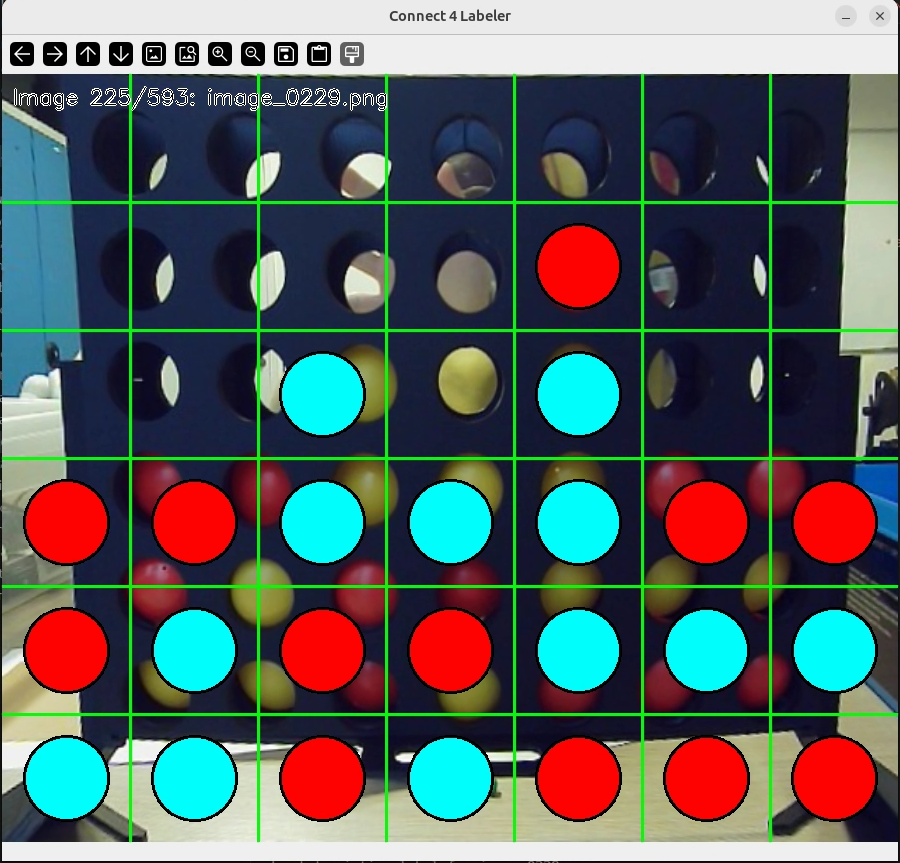
#> input picture tabeling.png, 900 x 863 px, given as the content of the folder data/images, which was not available
$ python automatic_label.py
#> lines starting #> are read from the running program, lines starting #| are printed output that depends on the picture; after the words box and inside, x2 and y2 are one past the last pixel; in counts of white or black regions, pixels touching at a corner belong together; pictures that were not available may be replaced by others from this repository, and a replacement may not be noted
import cv2
import numpy as np
import json
import os
from pathlib import Path
from datetime import datetime

# bad data:
# 80, 133, 149, 207, 308, 325, 337, 367, 388, 395, 444, 454

class Connect4Labeler:
    def __init__(self, images_dir="data/images", labels_path="data/labels.json"):
        self.images_dir = Path(images_dir)
        self.labels_path = Path(labels_path)
        self.grid = np.zeros((6, 7), dtype=int)  # 6 rows, 7 columns
        self.current_image = None
        self.current_image_name = None
        self.image_list = []
        self.current_index = 0
        self.labels_data = {}
        self.width_resize = 224
        self.height_resize = 192

        # Colors for visualization
        self.colors = {
            0: (200, 200, 200),  # Empty - light gray
            1: (0, 0, 255),      # Player 1 - red
            2: (255, 255, 0)     # Player 2 - cyan
        }

        # Load existing labels if they exist
        self.load_labels()

        # Get list of images
        self.load_image_list()
        # self.load_first_image_index()


    def load_labels(self):
        """Load existing labels from JSON file"""
        if self.labels_path.exists():
            with open(self.labels_path, 'r') as f:
#> (reads data/labels.json from the repository)
                self.labels_data = json.load(f)
            print(f"Loaded {len(self.labels_data)} existing labels")
        else:
            self.labels_data = {}

    def save_labels(self):
        """Save labels to JSON file"""
        self.labels_path.parent.mkdir(parents=True, exist_ok=True)
        with open(self.labels_path, 'w') as f:
            json.dump(self.labels_data, f, indent=2)
        print(f"Saved labels to {self.labels_path}")

    def load_image_list(self):
        """Get list of all images in the directory"""
        extensions = ['*.jpg', '*.jpeg', '*.png', '*.JPG', '*.JPEG', '*.PNG']
        for ext in extensions:
            self.image_list.extend(list(self.images_dir.glob(ext)))

        self.image_list.sort()
        print(f"Found {len(self.image_list)} images")

    def load_first_image_index(self):
        if not self.image_list:
            print("No images found!")
            return False
        if len(self.labels_data) > 0:
            self.current_index = len(self.labels_data) - 2
        print("[INFO]: First image not labelled found at index: ", self.current_index)

    def load_current_image(self):
        """Load the current image and its label if exists"""
        if not self.image_list:
            print("No images found!")
            return False

        image_path = self.image_list[self.current_index]
        self.current_image_name = image_path.name
        self.current_image = cv2.imread(str(image_path))
#> self.current_image is the input picture: shape (863, 900, 3); mean B, G, R 93.8, 95.5, 85.8

        if self.current_image is None:
            print(f"Error loading image: {image_path}")
            return False

        # Resize to 224×192 (width × height)
        self.current_image = cv2.resize(self.current_image, (4 * self.width_resize, 4 * self.height_resize ))
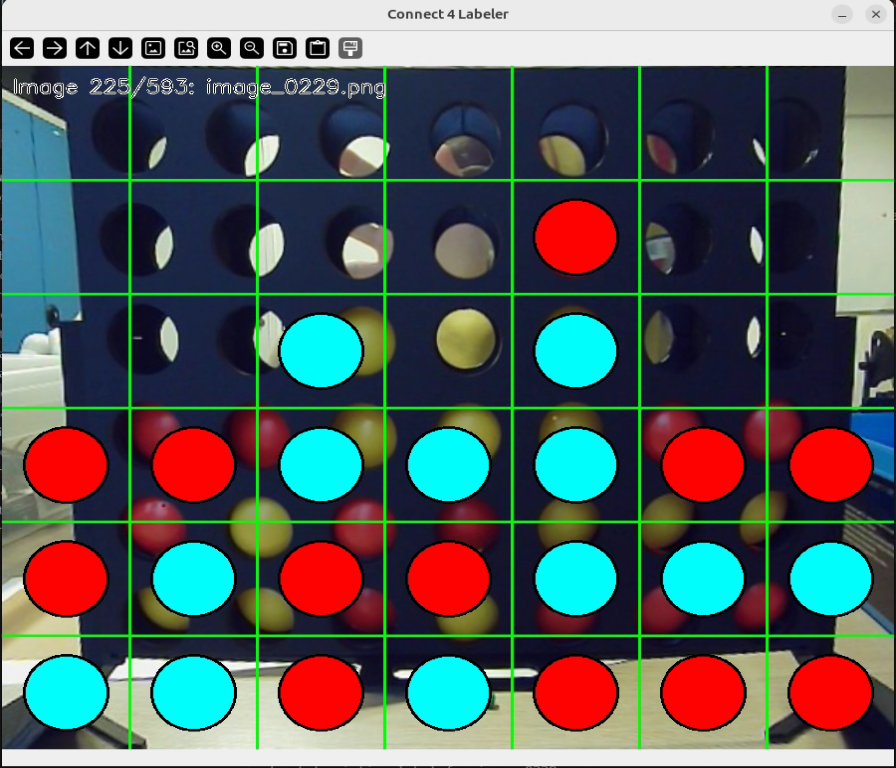
#> self.current_image: shape (768, 896, 3); mean B, G, R 93.7, 95.4, 85.7

        # Load existing label if available
        if self.current_image_name in self.labels_data:
            self.grid = np.array(self.labels_data[self.current_image_name]["grid"], dtype=int)
            print(f"Loaded existing label for {self.current_image_name}")
        # else:
        #     self.grid = np.zeros((6, 7), dtype=int)

        return True

    def draw_grid_overlay(self, display_image):
        """Draw the Connect 4 grid overlay on the image"""
        h, w = display_image.shape[:2]
#> h = 768; w = 896

        # Calculate cell dimensions
        cell_width = w // 7
#> cell_width = 128
        cell_height = h // 6
#> cell_height = 128

        # Draw grid lines
        for i in range(1, 7):
            cv2.line(display_image, (i * cell_width, 0), (i * cell_width, h), (0, 255, 0), 2)
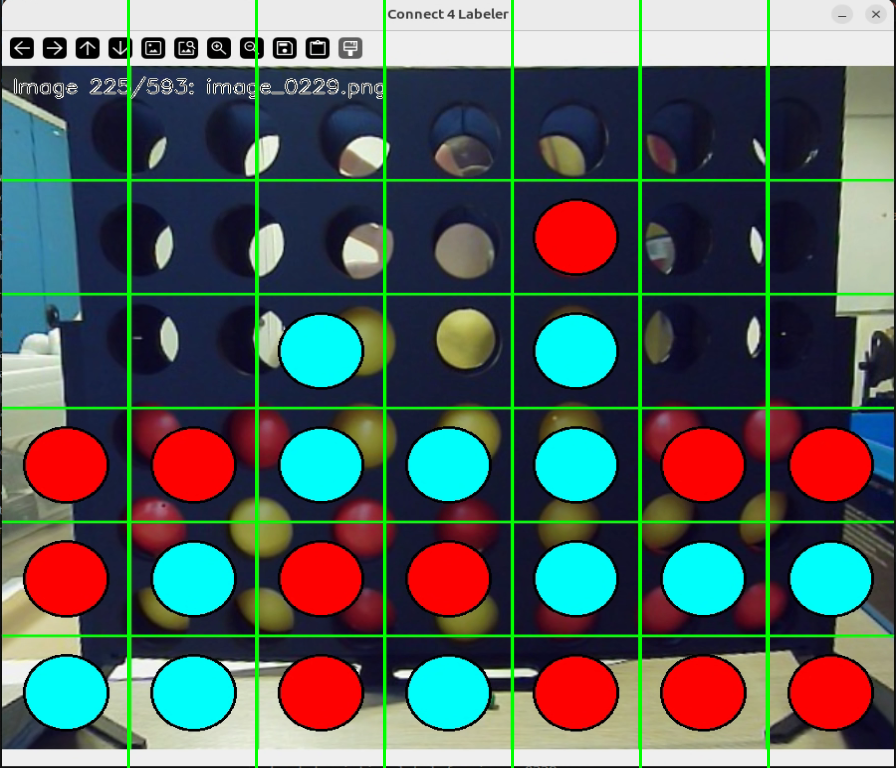
#> display_image: shape (768, 896, 3); 1.98% of pixels changed, all inside (x1, y1, x2, y2) = (127, 0, 770, 768)
        for i in range(1, 6):
            cv2.line(display_image, (0, i * cell_height), (w, i * cell_height), (0, 255, 0), 2)
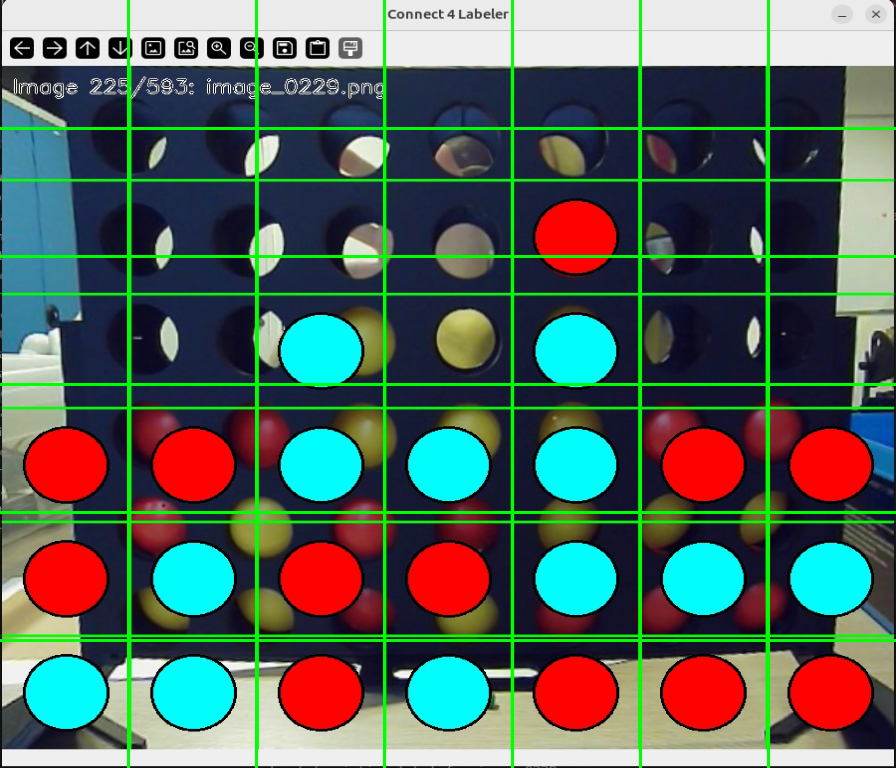
#> display_image: shape (768, 896, 3); 1.91% of pixels changed, all inside (x1, y1, x2, y2) = (0, 127, 896, 642)

        # Draw circles for labeled positions
        for row in range(6):
            for col in range(7):
                if self.grid[row, col] != 0:
                    center_x = col * cell_width + cell_width // 2
                    center_y = row * cell_height + cell_height // 2
                    color = self.colors[self.grid[row, col]]
                    cv2.circle(display_image, (center_x, center_y),
                             min(cell_width, cell_height) // 3, color, -1)
                    # Add black border
                    cv2.circle(display_image, (center_x, center_y),
                             min(cell_width, cell_height) // 3, (0, 0, 0), 2)

        return display_image

    def mouse_callback(self, event, x, y, flags, param):
        """Handle mouse clicks on the image"""
        if event == cv2.EVENT_LBUTTONDOWN:
            h, w = self.current_image.shape[:2]
            cell_width = w // 7
            cell_height = h // 6

            # Calculate which cell was clicked
            col = x // cell_width
            row = y // cell_height

            # Ensure valid indices
            if 0 <= row < 6 and 0 <= col < 7:
                # Cycle through states: 0 -> 1 -> 2 -> 0
                self.grid[row, col] = (self.grid[row, col] + 1) % 3
                print(f"Cell ({row}, {col}) = {self.grid[row, col]}")

    def save_current_label(self):
        """Save the current grid label"""
        self.labels_data[self.current_image_name] = {
            "grid": self.grid.tolist(),
            "labeled_at": datetime.now().isoformat()
        }
        self.save_labels()

    def next_image(self):
        """Move to the next image"""
        if self.current_index < len(self.image_list) - 1:
            self.current_index += 1
            return True
        return False

    def prev_image(self):
        """Move to the previous image"""
        if self.current_index > 0:
            self.current_index -= 1
            return True
        return False

    def run(self):
        """Main labeling loop"""
        if not self.image_list:
            print("No images found in directory!")
            return

        cv2.namedWindow('Connect 4 Labeler')
        cv2.setMouseCallback('Connect 4 Labeler', self.mouse_callback)

        self.load_current_image()

        print("\n=== Connect 4 Labeling Tool ===")
        print("Controls:")
        print("  Left Click: Cycle cell state (Empty -> Player 1 -> Player 2)")
        print("  's': Save current label")
        print("  'n': Next image (auto-saves)")
        print("  'p': Previous image (auto-saves)")
        print("  'r': Reset current grid")
        print("  'q': Quit (auto-saves)")
        print("================================\n")

        while True:
            # Create display image
            display_image = self.current_image.copy()
            display_image = self.draw_grid_overlay(display_image)

            # Add info text
            info_text = f"Image {self.current_index + 1}/{len(self.image_list)}: {self.current_image_name}"
            cv2.putText(display_image, info_text, (10, 30),
                       cv2.FONT_HERSHEY_SIMPLEX, 0.7, (255, 255, 255), 2)
#> display_image: shape (768, 896, 3); 0.26% of pixels changed, all inside (x1, y1, x2, y2) = (12, 12, 280, 37)
            cv2.putText(display_image, info_text, (10, 30),
                       cv2.FONT_HERSHEY_SIMPLEX, 0.7, (0, 0, 0), 1)
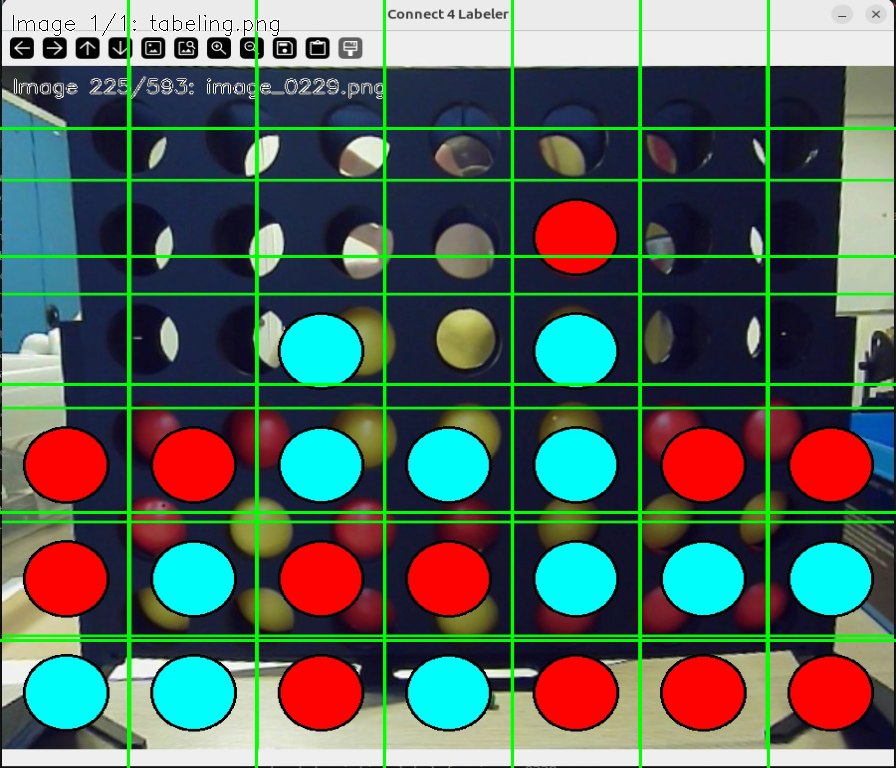
#> display_image: shape (768, 896, 3); mean B, G, R 91.3, 100.3, 83.5

            # Display
            cv2.imshow('Connect 4 Labeler', display_image)

            # Handle keyboard input
            key = cv2.waitKey(1) & 0xFF
#> (key q is pressed here)

            if key == ord('q'):
                # Quit
                self.save_current_label()
                break
            elif key == ord('s'):
                # Save
                self.save_current_label()
            elif key == ord('n'):
                # Next image
                self.save_current_label()
                if self.next_image():
                    self.load_current_image()
                else:
                    print("Already at last image")
            elif key == ord('p'):
                # Previous image
                self.save_current_label()
                if self.prev_image():
                    self.load_current_image()
                else:
                    print("Already at first image")
            elif key == ord('r'):
                # Reset grid
                self.grid = np.zeros((6, 7), dtype=int)
                print("Grid reset")

        cv2.destroyAllWindows()
        print(f"\nLabeling complete! Total labels: {len(self.labels_data)}")


if __name__ == "__main__":
    labeler = Connect4Labeler()
    labeler.run()
